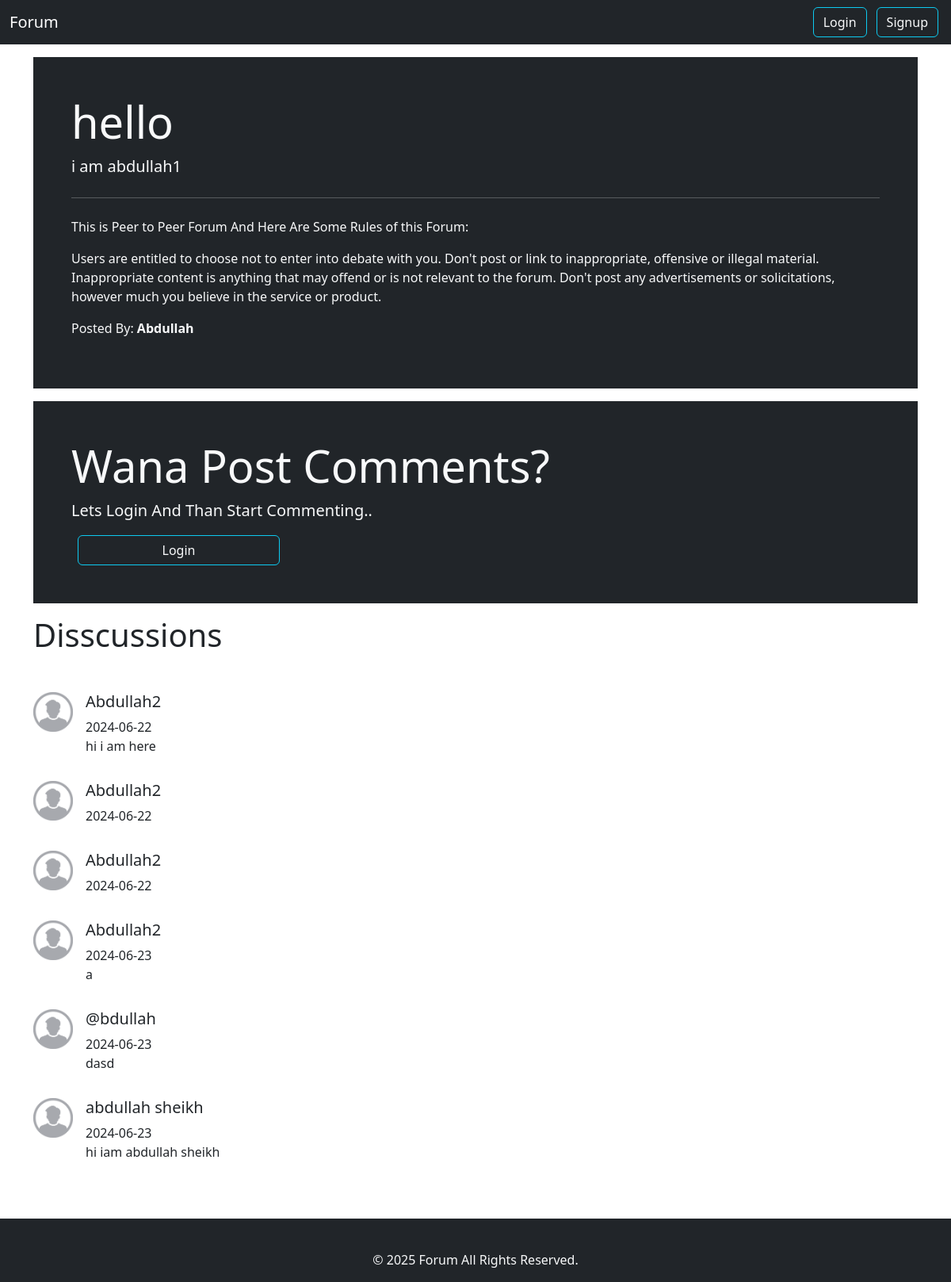
The app's page /thread.php?threadid=1 with its own data.
### tables this page shows
CREATE TABLE `thread` (
  `thread_id` int(11) NOT NULL,
  `thread_titile` varchar(255) NOT NULL,
  `thread_description` text NOT NULL,
  `thread_cat_id` int(11) NOT NULL,
  `thread_user_id` int(11) NOT NULL
);

CREATE TABLE `forum_users` (
  `user_id` int(11) NOT NULL,
  `username` varchar(255) NOT NULL,
  `user_email` varchar(255) NOT NULL,
  `user_password` varchar(255) NOT NULL,
  `joining_date` date NOT NULL DEFAULT current_timestamp()
);

CREATE TABLE `comments` (
  `comment_id` int(11) NOT NULL,
  `comment_content` text NOT NULL,
  `thread_id` int(11) NOT NULL,
  `comment_by` varchar(255) NOT NULL,
  `comment_time` date NOT NULL DEFAULT current_timestamp()
);

### thread.php (the view, shortened to what this page needs)
<!DOCTYPE html>
<html lang="en">
<head>
    <link rel="stylesheet" href="https://cdn.jsdelivr.net/npm/bootstrap@4.0.0/dist/css/bootstrap.min.css"
>
    <link href="https://cdn.jsdelivr.net/npm/bootstrap@5.3.3/dist/css/bootstrap.min.css" rel="stylesheet"
>
</head>
<body>
    <?php
include "loginsystem/db_connect.php";
include "components/header.php";
?>
    <?php
$id = $_GET['threadid'];
$sql = "SELECT * FROM `thread` WHERE `thread_id` = $id";
$result = $con->query($sql);
while($rows = mysqli_fetch_assoc($result)){
$thread_title = $rows['thread_titile'];
$thread_descriptiion = $rows['thread_description'];
$thread_user_id = $rows['thread_user_id'];
$sql2 = "SELECT username FROM forum_users WHERE user_id = '$thread_user_id'";
$result2 = $con->query($sql2);
$rows2 = mysqli_fetch_assoc($result2);
$posted_by = $rows2['username'];
}
?>
    <div class="container my-3">
        <div class="bg-dark text-light p-5 rounded-lg ">
            <h1 class="display-4"> <?php echo $thread_title ?> </h1>
            <p class="lead"> <?php echo $thread_descriptiion ?> </p>
            <hr class="my-4">
            <p>This is Peer to Peer Forum And Here Are Some Rules of this Forum:</p>
            <p>Users are entitled to choose not to enter into debate with you. Don't post or link to inappropriate,
                offensive or illegal material. Inappropriate content is anything that may offend or is not relevant to
                the forum. Don't post any advertisements or solicitations, however much you believe in the service or
                product.</p>
                <p>Posted By: <b><?php echo $posted_by ?></b></p>
        </div>
    </div>
    <?php
if(isset($_SESSION['loggedin']) && $_SESSION['loggedin'] == true){
echo '
<div class="container my-5">
<div div class="row text-center">
<div class="col-md-12">
<form method = "post" action="'. $_SERVER["REQUEST_URI"].'">
<div class="mb-3">
<textarea class="form-control" id="comment" name="comment" rows="5" placeholder="Comment"></textarea>
</div>
<button type="submit" class="btn btn-outline-info btn-dark w-25">Comment</button>
</form>
</div>
</div>
</div>
</div>';
}
else{
echo '
<div class="container  my-3">
<div class="bg-dark  text-light p-5 rounded-lg ">
  <h1 class="display-4"> Wana Post Comments? </h1>
  <p class="lead"> Lets Login And Than Start Commenting..</p>
   <a  class="btn  btn-outline-info  mx-2 text-light w-25" data-bs-toggle="modal" data-bs-target="#loginModal" >Login</a>
</div>
</div>
';
}
?>
    <div class="container" id="container">
        <h1 class="mb-5">Disscussions</h1>
        <?php
$id = $_GET['threadid'];
$sql = "SELECT * FROM comments WHERE thread_id = $id";
$result = $con->query($sql);
while($rows = mysqli_fetch_assoc($result)){
$content = $rows['comment_content'];
$comment_time = $rows['comment_time'];
$thread_user_id = $rows['comment_by'];
$sql2 = "SELECT username FROM forum_users WHERE user_id = '$thread_user_id'";
$result2 = $con->query($sql2);
$rows2 = mysqli_fetch_assoc($result2);
echo'
<div class="media my-3">
  <img class="align-self-start mr-3" src="images/user.png" width="50px" alt="Generic placeholder image">
  <div class="media-body">
  <h5 class="mt-0">'.$rows2['username'].'</h5>
    <p class="mb-0">'.$comment_time.'</p>
    <p >'.$content.'</p>
  </div>
</div>';
}
echo '</div>';
?>
  <?php include "components/footer.php";?>
</body>
</html>

### thread.php (style rules this page uses)
#container { min-height: 95vh; }

### records on screen
thread: thread_titile "hello", thread_description "i am abdullah1"
forum_users: username "Abdullah"
comments: forum_users.username "Abdullah2", comment_time "2024-06-22", comment_content "hi i am here"
comments: forum_users.username "Abdullah2", comment_time "2024-06-22"
comments: forum_users.username "Abdullah2", comment_time "2024-06-22"
comments: forum_users.username "Abdullah2", comment_time "2024-06-23", comment_content "a"
comments: forum_users.username "@bdullah", comment_time "2024-06-23", comment_content "dasd"
comments: forum_users.username "abdullah sheikh", comment_time "2024-06-23", comment_content "hi iam abdullah sheikh"
